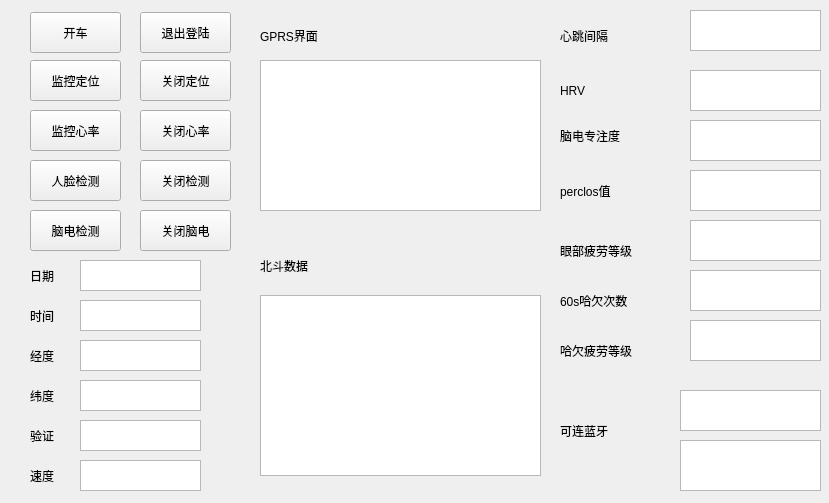
<?xml version="1.0" encoding="UTF-8"?>
<ui version="4.0">
 <class>MyWidget</class>
 <widget class="QWidget" name="MyWidget">
  <property name="geometry">
   <rect>
    <x>0</x>
    <y>0</y>
    <width>829</width>
    <height>503</height>
   </rect>
  </property>
  <property name="sizePolicy">
   <sizepolicy hsizetype="Fixed" vsizetype="Fixed">
    <horstretch>0</horstretch>
    <verstretch>0</verstretch>
   </sizepolicy>
  </property>
  <property name="windowTitle">
   <string>疲劳驾驶监测系统</string>
  </property>
  <property name="autoFillBackground">
   <bool>false</bool>
  </property>
  <widget class="QPushButton" name="openMyCom3">
   <property name="geometry">
    <rect>
     <x>30</x>
     <y>160</y>
     <width>91</width>
     <height>41</height>
    </rect>
   </property>
   <property name="text">
    <string>人脸检测</string>
   </property>
  </widget>
  <widget class="QPushButton" name="closeMyCom3">
   <property name="geometry">
    <rect>
     <x>140</x>
     <y>160</y>
     <width>91</width>
     <height>41</height>
    </rect>
   </property>
   <property name="text">
    <string>关闭检测</string>
   </property>
  </widget>
  <widget class="QPushButton" name="openMyCom5">
   <property name="geometry">
    <rect>
     <x>30</x>
     <y>110</y>
     <width>91</width>
     <height>41</height>
    </rect>
   </property>
   <property name="text">
    <string>监控心率</string>
   </property>
  </widget>
  <widget class="QPushButton" name="closeMyCom5">
   <property name="geometry">
    <rect>
     <x>140</x>
     <y>110</y>
     <width>91</width>
     <height>41</height>
    </rect>
   </property>
   <property name="text">
    <string>关闭心率</string>
   </property>
  </widget>
  <widget class="QPushButton" name="openMyCom1">
   <property name="geometry">
    <rect>
     <x>30</x>
     <y>60</y>
     <width>91</width>
     <height>41</height>
    </rect>
   </property>
   <property name="text">
    <string>监控定位</string>
   </property>
  </widget>
  <widget class="QPushButton" name="closeMyCom1">
   <property name="geometry">
    <rect>
     <x>140</x>
     <y>60</y>
     <width>91</width>
     <height>41</height>
    </rect>
   </property>
   <property name="text">
    <string>关闭定位</string>
   </property>
  </widget>
  <widget class="QPushButton" name="openMyCom2">
   <property name="geometry">
    <rect>
     <x>30</x>
     <y>210</y>
     <width>91</width>
     <height>41</height>
    </rect>
   </property>
   <property name="text">
    <string>脑电检测</string>
   </property>
  </widget>
  <widget class="QPushButton" name="closeMyCom2">
   <property name="geometry">
    <rect>
     <x>140</x>
     <y>210</y>
     <width>91</width>
     <height>41</height>
    </rect>
   </property>
   <property name="text">
    <string>关闭脑电</string>
   </property>
  </widget>
  <widget class="QLabel" name="label">
   <property name="geometry">
    <rect>
     <x>560</x>
     <y>20</y>
     <width>51</width>
     <height>31</height>
    </rect>
   </property>
   <property name="text">
    <string>心跳间隔</string>
   </property>
  </widget>
  <widget class="QPushButton" name="openGPRS">
   <property name="geometry">
    <rect>
     <x>30</x>
     <y>12</y>
     <width>91</width>
     <height>41</height>
    </rect>
   </property>
   <property name="text">
    <string>开车</string>
   </property>
  </widget>
  <widget class="QPushButton" name="closeGPRS">
   <property name="geometry">
    <rect>
     <x>140</x>
     <y>12</y>
     <width>91</width>
     <height>41</height>
    </rect>
   </property>
   <property name="text">
    <string>退出登陆</string>
   </property>
  </widget>
  <widget class="QTextBrowser" name="textBrowser">
   <property name="geometry">
    <rect>
     <x>260</x>
     <y>60</y>
     <width>281</width>
     <height>151</height>
    </rect>
   </property>
  </widget>
  <widget class="QTextBrowser" name="textBrowser1">
   <property name="geometry">
    <rect>
     <x>260</x>
     <y>295</y>
     <width>281</width>
     <height>181</height>
    </rect>
   </property>
  </widget>
  <widget class="QLabel" name="label_4">
   <property name="geometry">
    <rect>
     <x>260</x>
     <y>20</y>
     <width>71</width>
     <height>31</height>
    </rect>
   </property>
   <property name="text">
    <string>GPRS界面</string>
   </property>
  </widget>
  <widget class="QLabel" name="label_5">
   <property name="geometry">
    <rect>
     <x>260</x>
     <y>250</y>
     <width>81</width>
     <height>31</height>
    </rect>
   </property>
   <property name="text">
    <string>北斗数据</string>
   </property>
  </widget>
  <widget class="QTextBrowser" name="textBrowser_2">
   <property name="geometry">
    <rect>
     <x>80</x>
     <y>260</y>
     <width>121</width>
     <height>31</height>
    </rect>
   </property>
  </widget>
  <widget class="QTextBrowser" name="textBrowser_3">
   <property name="geometry">
    <rect>
     <x>80</x>
     <y>300</y>
     <width>121</width>
     <height>31</height>
    </rect>
   </property>
  </widget>
  <widget class="QTextBrowser" name="textBrowser_4">
   <property name="geometry">
    <rect>
     <x>80</x>
     <y>340</y>
     <width>121</width>
     <height>31</height>
    </rect>
   </property>
  </widget>
  <widget class="QTextBrowser" name="textBrowser_5">
   <property name="geometry">
    <rect>
     <x>80</x>
     <y>380</y>
     <width>121</width>
     <height>31</height>
    </rect>
   </property>
  </widget>
  <widget class="QTextBrowser" name="textBrowser_6">
   <property name="geometry">
    <rect>
     <x>80</x>
     <y>420</y>
     <width>121</width>
     <height>31</height>
    </rect>
   </property>
  </widget>
  <widget class="QLabel" name="label_6">
   <property name="geometry">
    <rect>
     <x>30</x>
     <y>260</y>
     <width>41</width>
     <height>31</height>
    </rect>
   </property>
   <property name="text">
    <string>日期</string>
   </property>
  </widget>
  <widget class="QLabel" name="label_7">
   <property name="geometry">
    <rect>
     <x>30</x>
     <y>300</y>
     <width>41</width>
     <height>31</height>
    </rect>
   </property>
   <property name="text">
    <string>时间</string>
   </property>
  </widget>
  <widget class="QLabel" name="label_8">
   <property name="geometry">
    <rect>
     <x>30</x>
     <y>340</y>
     <width>41</width>
     <height>31</height>
    </rect>
   </property>
   <property name="text">
    <string>经度</string>
   </property>
  </widget>
  <widget class="QLabel" name="label_9">
   <property name="geometry">
    <rect>
     <x>30</x>
     <y>380</y>
     <width>41</width>
     <height>31</height>
    </rect>
   </property>
   <property name="text">
    <string>纬度</string>
   </property>
  </widget>
  <widget class="QLabel" name="label_10">
   <property name="geometry">
    <rect>
     <x>30</x>
     <y>420</y>
     <width>41</width>
     <height>31</height>
    </rect>
   </property>
   <property name="text">
    <string>验证</string>
   </property>
  </widget>
  <widget class="QListWidget" name="list">
   <property name="geometry">
    <rect>
     <x>680</x>
     <y>390</y>
     <width>141</width>
     <height>41</height>
    </rect>
   </property>
  </widget>
  <widget class="QLabel" name="label_11">
   <property name="geometry">
    <rect>
     <x>560</x>
     <y>400</y>
     <width>91</width>
     <height>61</height>
    </rect>
   </property>
   <property name="text">
    <string>可连蓝牙</string>
   </property>
  </widget>
  <widget class="QTextBrowser" name="textBrowser_info">
   <property name="geometry">
    <rect>
     <x>680</x>
     <y>440</y>
     <width>141</width>
     <height>51</height>
    </rect>
   </property>
  </widget>
  <widget class="QTextBrowser" name="textBrowser_7">
   <property name="geometry">
    <rect>
     <x>80</x>
     <y>460</y>
     <width>121</width>
     <height>31</height>
    </rect>
   </property>
  </widget>
  <widget class="QLabel" name="label_12">
   <property name="geometry">
    <rect>
     <x>30</x>
     <y>460</y>
     <width>41</width>
     <height>31</height>
    </rect>
   </property>
   <property name="text">
    <string>速度</string>
   </property>
  </widget>
  <widget class="QTextBrowser" name="textBrowser_heart">
   <property name="geometry">
    <rect>
     <x>690</x>
     <y>10</y>
     <width>131</width>
     <height>41</height>
    </rect>
   </property>
  </widget>
  <widget class="QLabel" name="label_2">
   <property name="geometry">
    <rect>
     <x>560</x>
     <y>120</y>
     <width>71</width>
     <height>31</height>
    </rect>
   </property>
   <property name="text">
    <string>脑电专注度</string>
   </property>
  </widget>
  <widget class="QTextBrowser" name="textBrowser_tgam">
   <property name="geometry">
    <rect>
     <x>690</x>
     <y>120</y>
     <width>131</width>
     <height>41</height>
    </rect>
   </property>
  </widget>
  <widget class="QLabel" name="label_3">
   <property name="geometry">
    <rect>
     <x>560</x>
     <y>170</y>
     <width>81</width>
     <height>41</height>
    </rect>
   </property>
   <property name="text">
    <string>perclos值</string>
   </property>
  </widget>
  <widget class="QLabel" name="label_13">
   <property name="geometry">
    <rect>
     <x>560</x>
     <y>230</y>
     <width>81</width>
     <height>41</height>
    </rect>
   </property>
   <property name="text">
    <string>眼部疲劳等级</string>
   </property>
  </widget>
  <widget class="QTextBrowser" name="textBrowser_eye">
   <property name="geometry">
    <rect>
     <x>690</x>
     <y>170</y>
     <width>131</width>
     <height>41</height>
    </rect>
   </property>
  </widget>
  <widget class="QTextBrowser" name="textBrowser_eyelevel">
   <property name="geometry">
    <rect>
     <x>690</x>
     <y>220</y>
     <width>131</width>
     <height>41</height>
    </rect>
   </property>
  </widget>
  <widget class="QTextBrowser" name="textBrowser_yawnlevel">
   <property name="geometry">
    <rect>
     <x>690</x>
     <y>320</y>
     <width>131</width>
     <height>41</height>
    </rect>
   </property>
  </widget>
  <widget class="QTextBrowser" name="textBrowser_yawn">
   <property name="geometry">
    <rect>
     <x>690</x>
     <y>270</y>
     <width>131</width>
     <height>41</height>
    </rect>
   </property>
  </widget>
  <widget class="QLabel" name="label_14">
   <property name="geometry">
    <rect>
     <x>560</x>
     <y>280</y>
     <width>121</width>
     <height>41</height>
    </rect>
   </property>
   <property name="text">
    <string>60s哈欠次数</string>
   </property>
  </widget>
  <widget class="QLabel" name="label_15">
   <property name="geometry">
    <rect>
     <x>560</x>
     <y>330</y>
     <width>121</width>
     <height>41</height>
    </rect>
   </property>
   <property name="text">
    <string>哈欠疲劳等级</string>
   </property>
  </widget>
  <widget class="QTextBrowser" name="textBrowser_heart_change">
   <property name="geometry">
    <rect>
     <x>690</x>
     <y>70</y>
     <width>131</width>
     <height>41</height>
    </rect>
   </property>
  </widget>
  <widget class="QLabel" name="label_16">
   <property name="geometry">
    <rect>
     <x>560</x>
     <y>70</y>
     <width>51</width>
     <height>41</height>
    </rect>
   </property>
   <property name="text">
    <string>HRV</string>
   </property>
  </widget>
 </widget>
 <layoutdefault spacing="6" margin="11"/>
 <resources/>
 <connections/>
</ui>
